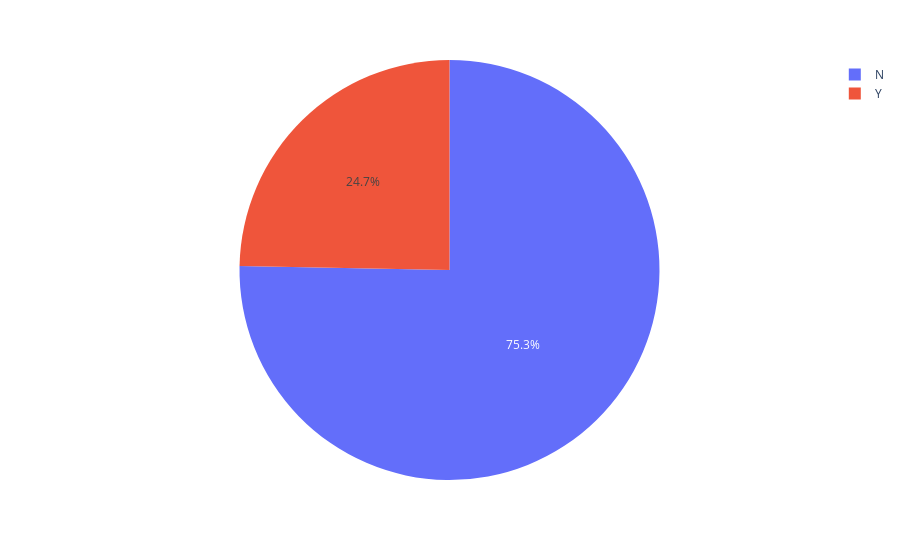

Notebook code cell kept with this figure:
### Code cell
px.pie(data_frame = fraud, names = fraud.index, values = fraud.values)

### Figure 1 — Plotly figure (JSON) as saved in the notebook; plotly's stock layout.template omitted (floating-point values rounded to 4 significant figures)
{"data": [{"domain": {"x": [0, 1], "y": [0, 1]}, "hovertemplate": "index=%{label}<br>value=%{value}<extra></extra>", "labels": ["N", "Y"], "legendgroup": "", "name": "", "showlegend": true, "type": "pie", "values": [753, 247]}], "layout": {"legend": {"tracegroupgap": 0}, "margin": {"t": 60}}}
